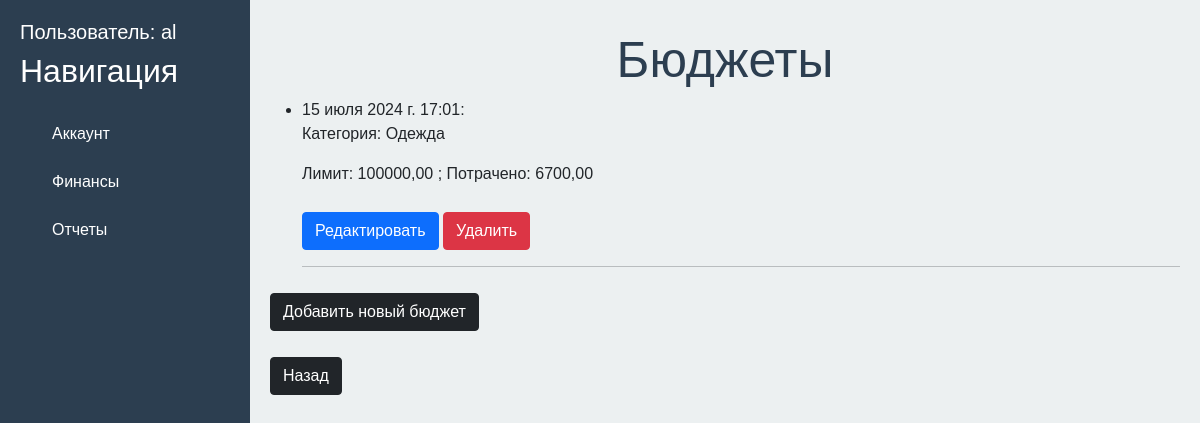
The page /myfinances/budget/ (signed in) on the database its author committed.
### users/models.py (models this page shows)
class User(AbstractUser):
    pass

### finances/models.py (models this page shows, shortened)
class Budget(models.Model):
    user = models.ForeignKey(settings.AUTH_USER_MODEL, on_delete = models.CASCADE)
    category = models.CharField(max_length = 100)
    limit =  models.DecimalField(max_digits=10, decimal_places=2, default=0)
    spent =  models.DecimalField(max_digits=10, decimal_places=2, default=0)
    date = models.DateTimeField(default=timezone.now)

### finances/views.py (the view)
# urls.py: path('budget/', views.budget_list, name = 'budget_list'),                                       #Page with list of budgets
@login_required
def budget_list(request):
    budgets = Budget.objects.filter(user=request.user)
    return render(request, 'finances/budget_list.html', {'budgets':budgets})

### finances/templates/finances/budget_list.html (shortened to what this page needs)
{% extends 'users/base.html'%}
{% block content %}
<div class="features">
    <h1> Бюджеты </h1>
    <ul>
        {% if budgets %}
            {% for elem in budgets %}
                <li>{{elem.date}}:
                    <p>
                        Категория: {{elem.category}}
                    </p>
                    <p>
                        Лимит: {{elem.limit}} ; Потрачено: {{elem.spent}}
                    </p>
                </li>
                <a href="{% url 'budget_update' elem.id %}" class="btn btn-primary"> Редактировать </a>
                <a href="{% url 'budget_delete' elem.id %}" class="btn btn-danger"> Удалить </a>
                <hr>
            {% endfor %}
        {% else %}
            <p> Нет записей </p>
        {% endif %}
    </ul>
    <p>
        <a href="{% url 'budget_create' %}" class="btn btn-dark">Добавить новый бюджет </a>
    </p>
    <a href="{% url 'finance_home' %}" class="btn btn-dark"> Назад </a>
</div>
{% endblock %}

### users/templates/users/base.html (shortened to what this page needs)
{% load static%}
<!doctype html>
<html lang="en">
<head>
    <link href="https://cdn.jsdelivr.net/npm/bootstrap@5.0.2/dist/css/bootstrap.min.css" rel="stylesheet">
    <link rel = "stylesheet" href = "{% static 'users/css/users.css' %}">
</head>
<body>
    <aside>
        <h5> Пользователь: {{ user }} </h5>
        <h2> Навигация </h2>
        <nav>
            <ul>
                <a href = "{% url 'home' %}">
                    <li>  Аккаунт </li>
                </a>
                <a href = "{% url 'finance_home' %}">
                    <li>  Финансы </li>
                </a>
                <a href = "{% url 'report_home' %}">
                    <li>  Отчеты </li>
                </a>
            </ul>
        </nav>
    </aside>
    <main>
        {% block content %}
        {% endblock %}
    </main>
</body>
</html>

### users/static/users/css/users.css (style rules this page uses)
body { font-family: Arial, sans-serif; display: flex; height: 100vh; }
aside { width: 250px; background-color: #2c3e50; color: white; padding: 20px; height: 100vh; }
aside a { color: white; text-decoration: none; margin-bottom: 10px; padding: 10px; border-radius: 5px; }
aside a li { list-style-type: none; }
main { flex-grow: 1; background-color: #ecf0f1; padding: 20px; }
main .features h1 { font-size: 50px; margin-top: 10px; color: #2c3e50; text-align: center; }
main .features a { text-align: center; margin-top: 10px }

### rows shown on the page
User: username "al"
Budget: date "15 июля 2024 г. 17:01", category "Одежда", limit "100000,00", spent "6700,00"
